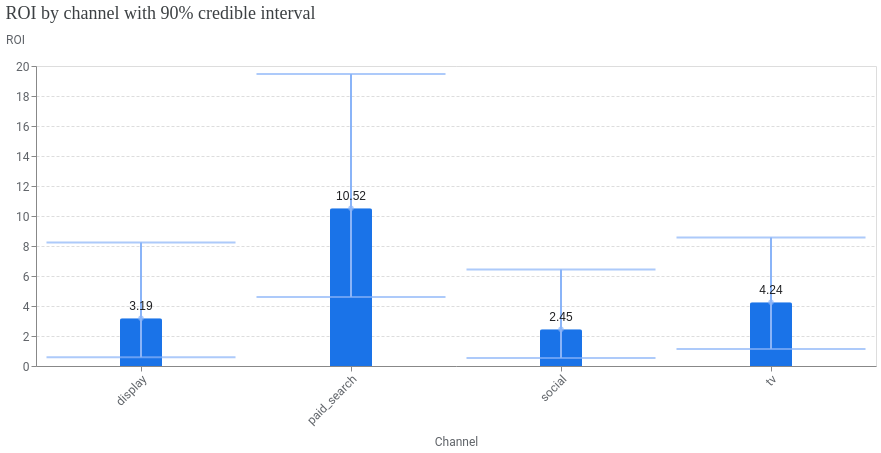

Notebook code for this chart:
### Code cell
# ── ROI bar chart per channel ─────────────────────────────────────────────────
# High bar + narrow CI = confident high performer.
fig = media_summary.plot_roi_bar_chart()
fig.properties(width=840).display()

### Figure 1 — Vega-Lite specification as saved in the notebook (floating-point values rounded to 4 significant figures)
{"config": {"view": {"continuousWidth": 300, "continuousHeight": 300}, "axis": {"labelColor": "#5F6368", "labelFont": "Roboto", "labelFontSize": 12, "titleColor": "#5F6368", "titleFont": "Roboto", "titleFontSize": 12, "titleFontWeight": "normal", "titlePadding": 10}, "tick": {"bandSize": 10, "thickness": 2}}, "layer": [{"mark": {"type": "bar", "color": "#1A73E8", "cornerRadiusEnd": 2, "size": 42}, "encoding": {"x": {"axis": {"labelAngle": -45}, "field": "channel", "title": "Channel", "type": "nominal"}, "y": {"axis": {"gridDash": [3, 2], "titleAlign": "left", "titleAngle": 0, "titleY": -20}, "field": "roi", "title": "ROI", "type": "quantitative"}}}, {"mark": {"type": "errorbar", "color": "#8AB4F8", "ticks": true}, "encoding": {"strokeWidth": {"value": 2}, "x": {"field": "channel", "type": "nominal"}, "y": {"field": "ci_hi", "title": "ROI", "type": "quantitative"}, "y2": {"field": "ci_lo"}}}, {"mark": {"type": "point", "color": "#8AB4F8", "filled": true, "tooltip": true}, "encoding": {"x": {"field": "channel", "type": "nominal"}, "y": {"field": "roi", "type": "quantitative"}}}, {"mark": {"type": "text", "align": "center", "baseline": "bottom", "color": "#202124", "dy": -5, "fontSize": 12}, "encoding": {"text": {"field": "roi", "format": ".2f", "type": "quantitative"}, "x": {"axis": {"labelAngle": -45}, "field": "channel", "title": "Channel", "type": "nominal"}, "y": {"axis": {"gridDash": [3, 2], "titleAlign": "left", "titleAngle": 0, "titleY": -20}, "field": "roi", "title": "ROI", "type": "quantitative"}}}], "data": {"name": "data-4ec9eaf18a80cdb5d3039a327c97b179"}, "title": {"text": "ROI by channel with 90% credible interval", "anchor": "start", "color": "#3C4043", "font": "Google Sans Display", "fontSize": 18, "fontWeight": "normal", "offset": 10}, "width": 840, "$schema": "https://vega.github.io/schema/vega-lite/v6.4.1.json", "datasets": {"data-4ec9eaf18a80cdb5d3039a327c97b179": [{"channel": "display", "ci_hi": 8.228, "ci_lo": 0.5818, "roi": 3.189}, {"channel": "paid_search", "ci_hi": 19.46, "ci_lo": 4.604, "roi": 10.52}, {"channel": "social", "ci_hi": 6.434, "ci_lo": 0.5333, "roi": 2.45}, {"channel": "tv", "ci_hi": 8.559, "ci_lo": 1.133, "roi": 4.244}]}}
